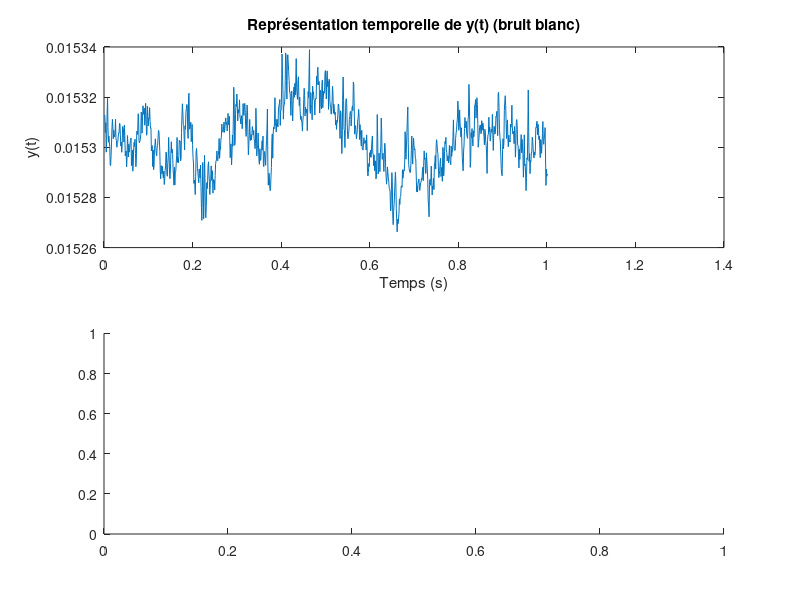

The MATLAB source for this figure: (Note: this script raises an error after producing the figure.)
clear all;
close all;
clc;

%% PARTIE 1


EGG= load('dataEEG.mat');

%% Constante
Mb=2048;
Nb=64;
fech=1*10^3;
Lb = floor(Mb/Nb);


%% Initialisation

b=randn(1,Mb);
binit=zeros(1,Mb);

y=cell2mat(EGG.dataEEG(1,1,1))';
% y=randn(1,1000);
N=64;
M=length(y);
t = (1:1:M)/fech;
yinit=zeros(1,M);
L = floor(M/N);

%% Représentation temporelle et temps fréquence

figure 
subplot(2,1,1)
plot(t,y);
xlabel('Temps (s)');
ylabel('y(t)');
title('Représentation temporelle de y(t) (bruit blanc)');
subplot(2,1,2)
spectrogram(y,2,0,512,fech,'yaxis');
% [s,f,t,p] = spectrogram(y,2048,64,128,Fs);
% plot(t,f);
% xlim[0 : 
% xlabel('Temps (s)');
% ylabel('Fréquence (Hz)');
% title('Représentation temps fréquence de y (bruit blanc)');
%  
%% Extraction du profil

for m = 1:M
    yinit(1,m) = sum(y(1,1:m) - mean(y));
end
N=200;
    L=floor(M/N);
    temp=zeros(1,N);
    Al=zeros(2,L);
    n=[1:N];
    Sigma=zeros(2,1);
    J = zeros(1,L);
    x = zeros(N,L);
   
%     F=0;
%     % On résout l'équation matricielle MS*Al = Sigma, en inversant la matrice
%     % MS, on obtient Al qui contient al,0 et al,1
     
figure 
plot(t,yinit);
xlabel('Temps (s)');
ylabel('yint(t)');
title('Représentation temporelle du profil de y(t) yint(t)');
hold on
for l = 1:L
    nbeta=n+N*(l-1);
    
    yinitl = yinit(1,(l-1)*N+1:l*N);
    
    [Al(1,l) Al(2,l)] = moindre_carre(yinitl,nbeta);

    x(:,l) = (Al(1,l)*nbeta + Al(2,l));

    x(:,l) = (Al(1,l)*nbeta + Al(2,l));
    plot(nbeta/fech,x(:,l));
    xlabel('Temps (s)');
    ylabel('yinit(t)');
    title('Représentation temporelle de yint(t) avec les tendances locales');
    plot([N*l N*l ]/fech,[-1.5 2.5]*10^-3,'r')
end


%% Décomposition du profil en L segment de taille N
 F=zeros(1,floor(M/3));
for k=1:floor(M/3)
    N=k+2;
    %% Utilisation de la méthode des moindres carrés pour minimiser le critère Jdfa
    % on applique cette méthode à chaque valeur de l appartenant à [1,L]
    % on se retrouve alors avec un tableau contenant le couple de minimum
    %(a1,l ; a0,l)
    
    L=floor(M/N);
    temp=zeros(1,N);
    Al=zeros(2,L);
    n=[1:N];
    Sigma=zeros(2,1);
    J = zeros(1,L);
    x = zeros(N,L);
   
    % On résout l'équation matricielle MSAl = Sigma, en inversant la matrice
    % MS, on obtient Al qui contient al,0 et al,1
    for l = 1:L
        nbeta=n+N*(l-1);
        yinitl = yinit(1,(l-1)*N+1:l*N);

        [Al(1,l) Al(2,l)] = moindre_carre(yinitl,nbeta);

        x(:,l) = (Al(1,l)*nbeta + Al(2,l));
        %% tendance locale que l'on soustrait au profil pour trouver le résidu
        J(1,l) = sum( (yinitl -x(:,l).').^2 );

    end 
    %% On calcule le résidu
    F(1,k)=sum(J(1,:));
    F(1,k)=(1/(N*L)*F(1,k)).^0.5;

end
tF=(1:length(F));
ltF=log10(tF);
lF=log10(F);

[alpha beta] = moindre_carre(lF,ltF);

xminim = alpha*ltF + beta;


figure
plot(ltF,lF);
xlabel('log(N)');
ylabel('log(F(N))');
title('Représentation de la puissance du résidu dans le plan log(F(N)) log(N)');
hold on
plot(ltF,(xminim));


